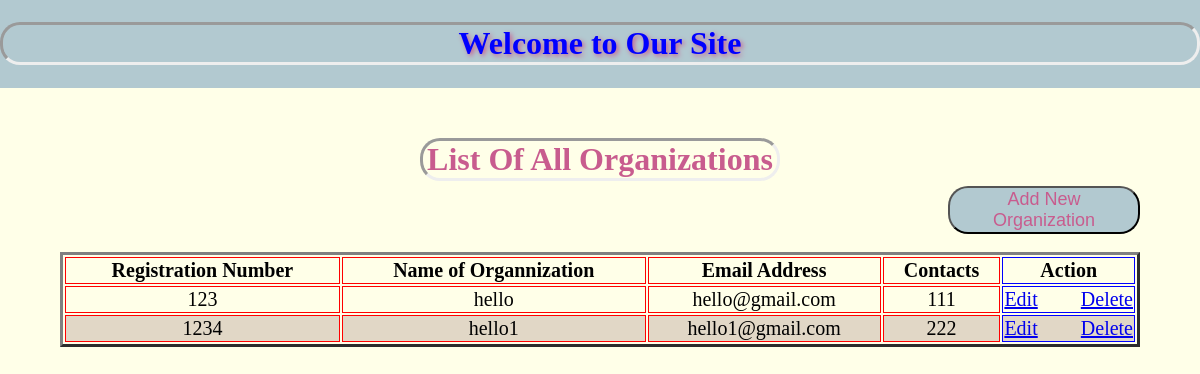
Before: /all-charityorganization with the older database file.
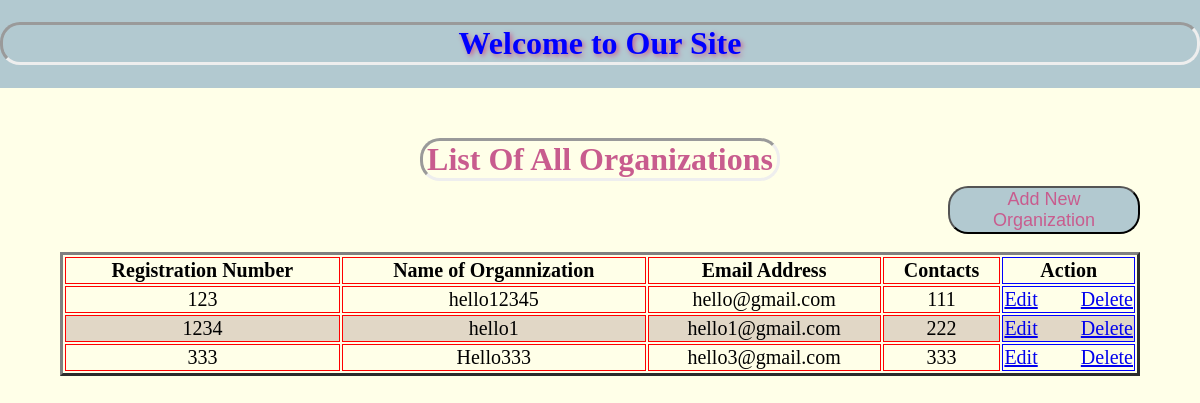
After: the same page with the newer database file.
### charityorganization/models.py (models this page shows)
class Charityorg(models.Model):
    reg_number = models.CharField(max_length=7)
    name = models.CharField(max_length=70)
    email = models.CharField(max_length=40)
    contact = models.IntegerField(20)
    class Meta:
        db_table = "charityorg"

### charityorganization/views.py (the view)
# urls.py: path('all-charityorganization',views.show),
def show(request):
    showorg = Charityorg.objects.all()
    return render(request,"show.html",{'showorg':showorg})

### charityorganization/templates/show.html (shortened to what this page needs)
<!DOCTYPE html>
<html lang="en">
<head>
</head>
<body>
    <div class="div1">
        <h1 style="text-shadow: 2px 2px 5px #C85C8E; color:blue; border-style: inset;border-radius: 20px;">Welcome to Our Site</h1>
    </div>
    <h1 style="color:#C85C8E; text-align:center; border-style: inset;border-radius: 20px; margin: 50px 35% 5px 35%;">List Of All Organizations</h1>
    <button style="background: rgba(0, 76, 153, 0.3); font-size:18px;width:16%;height:18%; border-radius: 20px; margin-left:79%; border-style: outset;"><a href="/create" style="color:#C85C8E;text-decoration:none;">Add New Organization</a></button>
    <br>
    <br>
    <table style=" font-size:20px; width: 90%; margin-left:5%; margin-right:5%; border-style: outset;">
        <thead>
            <tr>
                <th style="border:1px solid red;">Registration Number</th>
                <th style="border:1px solid red">Name of Organnization</th>
                <th style="border:1px solid red">Email Address</th>
                <th style="border:1px solid red">Contacts</th>
                <th style="border:1px solid blue">Action</th>
            </tr>
        </thead>
        <tbody>
            {% for charityorganization in showorg %}
            <tr>
                <td style="border:1px solid red">{{charityorganization.reg_number}}</td>
                <td style="border:1px solid red">{{charityorganization.name}}</td>
                <td style="border:1px solid red">{{charityorganization.email}}</td>
                <td style="border:1px solid red">{{charityorganization.contact}}</td>
                <td style="border:1px solid blue">
                    <a href="/edit/{{charityorganization.id}}" style="float:left;">Edit</a>
                    <a href="/delete/{{charityorganization.id}}" style="float:right;">Delete</a>
                </td>
            </tr>
            {%endfor%}
        </tbody>
    </table>
</body>
</html>

Changed rows visible on the page:
changed Charityorg "hello@gmail.com": name "hello" → "hello12345"
added Charityorg: reg_number "333", name "Hello333", email "hello3@gmail.com", contact "333"
